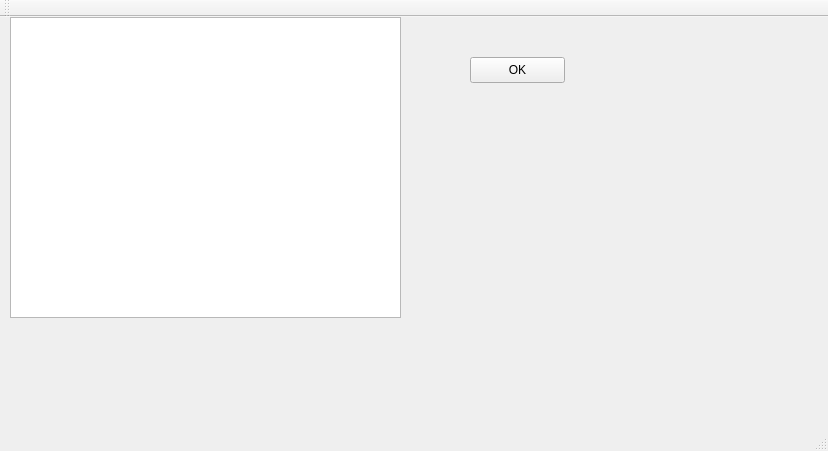
<?xml version="1.0" encoding="UTF-8"?>
<ui version="4.0">
 <class>MainWindow</class>
 <widget class="QMainWindow" name="MainWindow">
  <property name="geometry">
   <rect>
    <x>0</x>
    <y>0</y>
    <width>828</width>
    <height>451</height>
   </rect>
  </property>
  <property name="windowTitle">
   <string>MainWindow</string>
  </property>
  <widget class="QWidget" name="centralWidget">
   <widget class="QPushButton" name="pushButtonOK">
    <property name="geometry">
     <rect>
      <x>470</x>
      <y>40</y>
      <width>95</width>
      <height>26</height>
     </rect>
    </property>
    <property name="text">
     <string>OK</string>
    </property>
   </widget>
   <widget class="QTableView" name="tableView">
    <property name="geometry">
     <rect>
      <x>10</x>
      <y>0</y>
      <width>391</width>
      <height>301</height>
     </rect>
    </property>
   </widget>
  </widget>
  <widget class="QMenuBar" name="menuBar">
   <property name="geometry">
    <rect>
     <x>0</x>
     <y>0</y>
     <width>828</width>
     <height>23</height>
    </rect>
   </property>
  </widget>
  <widget class="QToolBar" name="mainToolBar">
   <attribute name="toolBarArea">
    <enum>TopToolBarArea</enum>
   </attribute>
   <attribute name="toolBarBreak">
    <bool>false</bool>
   </attribute>
  </widget>
  <widget class="QStatusBar" name="statusBar"/>
 </widget>
 <layoutdefault spacing="6" margin="11"/>
 <resources/>
 <connections/>
</ui>
